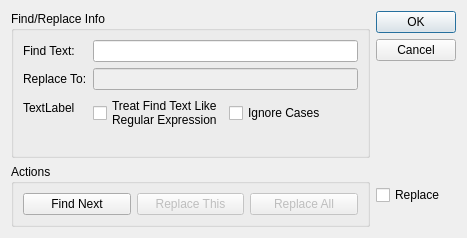
<?xml version="1.0" encoding="UTF-8"?>
<ui version="4.0">
 <class>FindReplaceDialogue</class>
 <widget class="QDialog" name="FindReplaceDialogue">
  <property name="geometry">
   <rect>
    <x>0</x>
    <y>0</y>
    <width>467</width>
    <height>238</height>
   </rect>
  </property>
  <property name="windowTitle">
   <string>Dialog</string>
  </property>
  <layout class="QGridLayout" name="gridLayout">
   <item row="1" column="0">
    <widget class="QGroupBox" name="groupBox_2">
     <property name="title">
      <string>Actions</string>
     </property>
     <layout class="QHBoxLayout" name="horizontalLayout_4">
      <item>
       <widget class="QPushButton" name="btnFindNext">
        <property name="text">
         <string>Find Next</string>
        </property>
       </widget>
      </item>
      <item>
       <widget class="QPushButton" name="btnReplaceThis">
        <property name="enabled">
         <bool>false</bool>
        </property>
        <property name="text">
         <string>Replace This</string>
        </property>
       </widget>
      </item>
      <item>
       <widget class="QPushButton" name="btnReplaceAll">
        <property name="enabled">
         <bool>false</bool>
        </property>
        <property name="text">
         <string>Replace All</string>
        </property>
       </widget>
      </item>
     </layout>
    </widget>
   </item>
   <item row="0" column="1">
    <widget class="QDialogButtonBox" name="buttonBox">
     <property name="orientation">
      <enum>Qt::Vertical</enum>
     </property>
     <property name="standardButtons">
      <set>QDialogButtonBox::Cancel|QDialogButtonBox::Ok</set>
     </property>
    </widget>
   </item>
   <item row="0" column="0">
    <widget class="QGroupBox" name="groupBox">
     <property name="title">
      <string>Find/Replace Info</string>
     </property>
     <layout class="QVBoxLayout" name="verticalLayout">
      <item>
       <layout class="QFormLayout" name="formLayout">
        <item row="0" column="0">
         <widget class="QLabel" name="label">
          <property name="text">
           <string>Find Text:</string>
          </property>
         </widget>
        </item>
        <item row="1" column="0">
         <widget class="QLabel" name="label_2">
          <property name="text">
           <string>Replace To:</string>
          </property>
         </widget>
        </item>
        <item row="2" column="0">
         <widget class="QLabel" name="label_3">
          <property name="text">
           <string>TextLabel</string>
          </property>
         </widget>
        </item>
        <item row="2" column="1">
         <layout class="QHBoxLayout" name="horizontalLayout">
          <item>
           <widget class="QCheckBox" name="chkRegExp">
            <property name="text">
             <string>Treat Find Text Like
Regular Expression</string>
            </property>
           </widget>
          </item>
          <item>
           <widget class="QCheckBox" name="chkIgnoreCases">
            <property name="text">
             <string>Ignore Cases</string>
            </property>
           </widget>
          </item>
         </layout>
        </item>
        <item row="0" column="1">
         <widget class="QLineEdit" name="txtFindText">
          <property name="sizePolicy">
           <sizepolicy hsizetype="Expanding" vsizetype="Preferred">
            <horstretch>0</horstretch>
            <verstretch>0</verstretch>
           </sizepolicy>
          </property>
         </widget>
        </item>
        <item row="1" column="1">
         <widget class="QLineEdit" name="txtReplaceTo">
          <property name="enabled">
           <bool>false</bool>
          </property>
         </widget>
        </item>
       </layout>
      </item>
     </layout>
    </widget>
   </item>
   <item row="1" column="1">
    <widget class="QCheckBox" name="chkReplace">
     <property name="text">
      <string>Replace</string>
     </property>
    </widget>
   </item>
  </layout>
 </widget>
 <resources/>
 <connections>
  <connection>
   <sender>buttonBox</sender>
   <signal>rejected()</signal>
   <receiver>FindReplaceDialogue</receiver>
   <slot>reject()</slot>
   <hints>
    <hint type="sourcelabel">
     <x>316</x>
     <y>260</y>
    </hint>
    <hint type="destinationlabel">
     <x>286</x>
     <y>274</y>
    </hint>
   </hints>
  </connection>
  <connection>
   <sender>buttonBox</sender>
   <signal>accepted()</signal>
   <receiver>FindReplaceDialogue</receiver>
   <slot>accept()</slot>
   <hints>
    <hint type="sourcelabel">
     <x>248</x>
     <y>254</y>
    </hint>
    <hint type="destinationlabel">
     <x>157</x>
     <y>274</y>
    </hint>
   </hints>
  </connection>
 </connections>
</ui>
